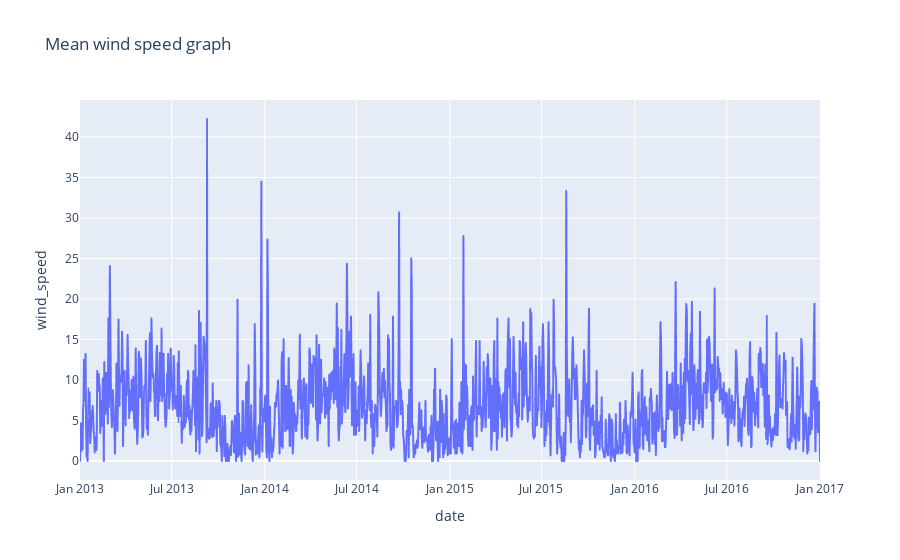

The notebook cell saved with this chart:
### Code cell
figure = px.line(
    data,
    x = "date",
    y = "wind_speed",
    title = "Mean wind speed graph"
)
figure.show()

### Figure 1 — Plotly figure (JSON) as saved in the notebook; plotly's stock layout.template omitted (floating-point values rounded to 4 significant figures; data arrays with more than 128 entries replaced by an {"elided": "..."} marker saying what was removed)
{"data": [{"hovertemplate": "date=%{x}<br>wind_speed=%{y}<extra></extra>", "legendgroup": "", "line": {"color": "#636efa", "dash": "solid"}, "marker": {"symbol": "circle"}, "mode": "lines", "name": "", "showlegend": false, "type": "scattergl", "x": {"elided": "1462 str values"}, "xaxis": "x", "y": {"elided": "1462 float values"}, "yaxis": "y"}], "layout": {"legend": {"tracegroupgap": 0}, "title": {"text": "Mean wind speed graph"}, "xaxis": {"anchor": "y", "domain": [0, 1], "title": {"text": "date"}}, "yaxis": {"anchor": "x", "domain": [0, 1], "title": {"text": "wind_speed"}}}}
